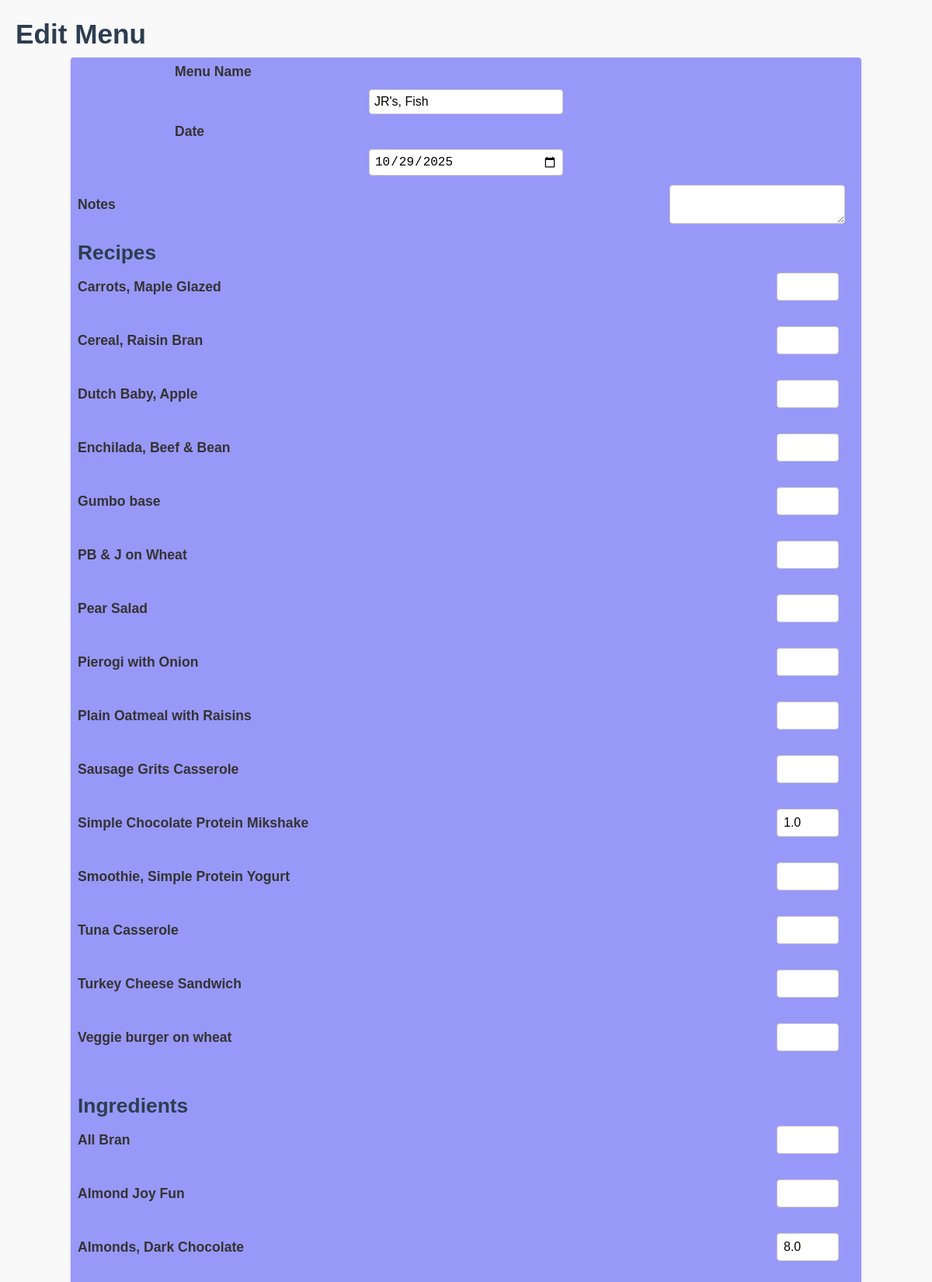
Screenshot of /edit/menu/22 (upper part) with the database file from the repository.
### tables this page shows
CREATE TABLE menus (
    id INTEGER PRIMARY KEY AUTOINCREMENT,
    name TEXT NOT NULL,
    date TEXT,
    notes TEXT
);

CREATE TABLE recipes (
    id INTEGER PRIMARY KEY AUTOINCREMENT,
    name TEXT NOT NULL,
    notes TEXT
);

CREATE TABLE menu_recipes (
    id INTEGER PRIMARY KEY AUTOINCREMENT,
    menu_id INTEGER NOT NULL,
    recipe_id INTEGER NOT NULL,
    portion REAL DEFAULT 1.0,
    FOREIGN KEY (menu_id) REFERENCES menus(id),
    FOREIGN KEY (recipe_id) REFERENCES recipes(id)
);

CREATE TABLE ingredients (
    id INTEGER PRIMARY KEY AUTOINCREMENT,
    name TEXT NOT NULL,
    quantity REAL NOT NULL,
    unit TEXT NOT NULL,
    calories REAL,
    protein_g REAL,
    fiber_g REAL,
    fat_g REAL,
    carbs_g REAL,
    notes TEXT
);

CREATE TABLE menu_items (
    id INTEGER PRIMARY KEY AUTOINCREMENT,
    menu_id INTEGER NOT NULL,
    ingredient_id INTEGER NOT NULL,
    amount REAL NOT NULL,
    unit TEXT,
    FOREIGN KEY (menu_id) REFERENCES menus(id),
    FOREIGN KEY (ingredient_id) REFERENCES ingredients(id)
);

### app.py (the view, shortened to what this page needs)
@app.route("/edit/menu/<int:menu_id>", methods=["GET", "POST"])
def edit_menu(menu_id):
    conn = sqlite3.connect("data/diet_tracker.db")
    conn.row_factory = sqlite3.Row
    c = conn.cursor()
    c.execute("SELECT name, date, notes FROM menus WHERE id = ?", (menu_id,))
    menu = c.fetchone()
    c.execute("SELECT id, name FROM recipes ORDER BY name")
    recipes = c.fetchall()
    c.execute("SELECT id, name FROM ingredients ORDER BY name")
    ingredients = c.fetchall()
    c.execute("SELECT recipe_id, portion FROM menu_recipes WHERE menu_id = ?", (menu_id,))
    recipe_portions = {row["recipe_id"]: row["portion"] for row in c.fetchall()}
    c.execute("SELECT ingredient_id, amount FROM menu_items WHERE menu_id = ?", (menu_id,))
    ingredient_amounts = {row["ingredient_id"]: row["amount"] for row in c.fetchall()}
    conn.close()
    return render_template("edit_menu.html", menu=menu, recipes=recipes, ingredients=ingredients,
                           recipe_portions=recipe_portions, ingredient_amounts=ingredient_amounts)

### templates/edit_menu.html (shortened to what this page needs)
<!DOCTYPE html>
<html>
<head>
    <link rel="stylesheet" href="{{ url_for('static', filename='style.css') }}">
</head>
<body>
<h1>Edit Menu</h1>
<form method="POST">
  <div class="form-column">
    <label>Menu Name</label>
    <input type="text" name="name" value="{{ menu.name }}">
  </div>
  <div class="form-column">
  <label>Date</label>
  <input type="date" name="date" value="{{ menu.date }}">
  </div>
  <div>
  <label>Notes</label>
  <textarea name="notes">{{ menu.notes }}</textarea><br>
  </div>
  <h2>Recipes</h2>
  {% for r in recipes %}
    <div class="recipe-row">
    <label>{{ r.name }}</label>
    <input type="text" name="recipe_{{ r.id }}" value="{{ recipe_portions.get(r.id, '') }}"><br>
    </div>
  {% endfor %}
  <h2>Ingredients</h2>
  {% for i in ingredients %}
    <div class="recipe-row">
    <label>{{ i.name }}</label>
    <input type="text" name="ingredient_{{ i.id }}" value="{{ ingredient_amounts.get(i.id, '') }}"><br>
    </div>
  {% endfor %}
</form>
</body>
</html>

### static/style.css (style rules this page uses)
body { font-family: Arial, sans-serif; margin: 20px; background-color: #f9f9f9; color: #333; }
h1, h2 { color: #2c3e50; margin-bottom: 10px; }
form div { display: flex; align-items: center; margin-bottom: 12px; gap: 12px; }
form label { width: 75%; font-weight: bold; margin: 0; }
.form-column { display: flex; flex-direction: column; margin-bottom: 12px; }
form input, form select, form textarea { flex: 1; width: 25%; padding: 6px; border: 1px solid #ccc; border-radius: 4px; box-sizing: border-box; }
form { width: 100%; max-width: 800px; background-color: rgb(152, 152, 248); padding: 0.5em; border-radius: 4px; box-shadow: 0 2px 5px rgba(0,0,0,0.1); max-width: 1000px; margin: 0 auto; }
.recipe-row { display: grid; grid-template-columns: 1fr 100px; align-items: center; margin-bottom: 0rem; }
.recipe-row label { width: 100%; font-weight: bold; margin: 0; }
.recipe-row input { width: 80px; padding: 8px; border: 1px solid #ccc; border-radius: 4px; box-sizing: border-box; }
@media only screen and (min-width: 769px) { body { font-size: 1.1em; } }
@media only screen and (min-width: 769px) { input, select, textarea, button { font-size: 1rem; } }

### rows the page displays
menus: name "JR's, Fish", date "10/29/2025"
recipes: name "Carrots, Maple Glazed"
recipes: name "Cereal, Raisin Bran"
recipes: name "Dutch Baby, Apple"
recipes: name "Enchilada, Beef & Bean"
recipes: name "Gumbo base"
recipes: name "PB & J on Wheat"
recipes: name "Pear Salad"
recipes: name "Pierogi with Onion"
recipes: name "Plain Oatmeal with Raisins"
recipes: name "Sausage Grits Casserole"
recipes: name "Simple Chocolate Protein Mikshake"
menu_recipes: get "1.0"
recipes: name "Smoothie, Simple Protein Yogurt"
recipes: name "Tuna Casserole"
recipes: name "Turkey Cheese Sandwich"
recipes: name "Veggie burger on wheat"
ingredients: name "All Bran"
ingredients: name "Almond Joy Fun"
ingredients: name "Almonds, Dark Chocolate"
menu_items: get "8.0"
